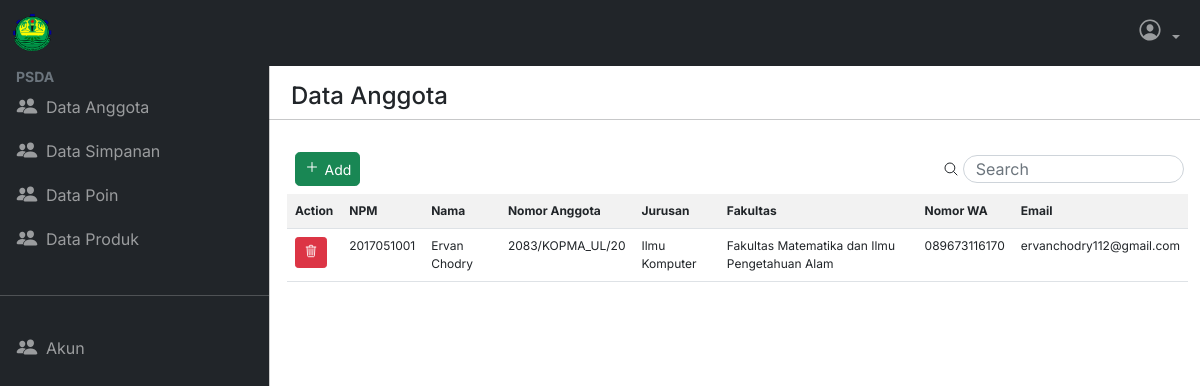
Page /index.php (signed in) on the committed database.
### tables this page shows
CREATE TABLE `anggota` (
  `npm` varchar(10) NOT NULL,
  `nama` varchar(50) NOT NULL,
  `nomor_handphone` varchar(15) NOT NULL,
  `nomor_anggota` varchar(26) NOT NULL,
  `email` varchar(100) NOT NULL,
  `id_jurusan` int(2) NOT NULL
);

CREATE TABLE `jurusan` (
  `id_jurusan` int(2) NOT NULL,
  `nama_jurusan` varchar(50) NOT NULL,
  `id_fakultas` int(2) NOT NULL
);

CREATE TABLE `fakultas` (
  `id_fakultas` int(2) NOT NULL,
  `nama_fakultas` varchar(50) NOT NULL,
  `singkatan` varchar(20) NOT NULL
);

### include/functions.php (called while the page is built, shortened)
<?php
require 'config.php';
$conn = mysqli_connect($server, $user, $pass, $db);
function query($query)
{
    global $conn;
    $result = mysqli_query($conn, $query);
    $data = [];
    while ($row = mysqli_fetch_array($result)) {
        $data[] = $row;
    }
    return $data;
}

### data_anggota.php (the view)
<?php
$query = "SELECT a.npm as npm, a.nama as nama, a.nomor_handphone as nomor,
        a.nomor_anggota, a.email as email, b.nama_jurusan, c.nama_fakultas
        FROM anggota a, jurusan b, fakultas c
        WHERE a.id_jurusan = b.id_jurusan AND b.id_fakultas = c.id_fakultas;";
$data = query($query);
?>
<div class="container p-0">
    <div class="row pt-3 mb-3">
        <div class="col">
            <h4 class="ps-3">Data Anggota</h4>
        </div>
        <hr>
    </div>
    <div class="row mx-2 mb-2">
        <div class="col d-flex justify-content-between">
            <div class="col d-flex align-items-center">
                <a class="btn btn-success btn-sm text-white align-items-center me-2 rounded-3" href="tambah_data.php">
                    <span class="fs-6 align-middle">
                        <ion-icon name="add-outline"></ion-icon>
                    </span>
                    <span class="align-middle">Add</span>
                </a>
                <ion-icon name="search-outline" class="ms-auto"></ion-icon>
                <form class="form w-25">
                    <input type="search" class="form-control d-flex rounded-pill ms-1" style="height: 28px;" placeholder="Search" aria-label="Search" id="fieldSearch" autocomplete="off">
                </form>
            </div>
        </div>
    </div>
    <div class="container overflow-scroll">
        <table class="table table-striped table-responsive tabel-data" style="font-size: 12px;" id="tableData">
            <tr>
                <?php if ($_SESSION['role'] == 3) { ?>
                    <th scope="col">Action</th>
                <?php } ?>
                <th scope="col">NPM</th>
                <th scope="col">Nama</th>
                <th scope="col">Nomor Anggota</th>
                <th scope="col">Jurusan</th>
                <th scope="col">Fakultas</th>
                <th scope="col">Nomor WA</th>
                <th scope="col">Email</th>
            </tr>
            <?php foreach ($data as $d) { ?>
                <tr id="<?= $d['npm'] ?>">
                    <?php if ($_SESSION['role'] == 3) { ?>
                        <td>
                            <a href="hapus.php?npm=<?= $d['npm'] ?>" type="button" onclick="return confirm('Apakah ingin menghapus') " class="btn btn-danger btn-sm">
                                <ion-icon name="trash-outline"></ion-icon>
                            </a>
                        </td>
                    <?php } ?>
                    <td><?= $d['npm'] ?></td>
                    <td><?= $d['nama'] ?></td>
                    <td><?= $d['nomor_anggota'] ?></td>
                    <td><?= $d['nama_jurusan'] ?></td>
                    <td><?= $d['nama_fakultas'] ?></td>
                    <td><?= $d['nomor'] ?></td>
                    <td><?= $d['email'] ?></td>
                </tr>
            <?php } ?>
        </table>
    </div>
</div>

### asset/css/style.css (style rules this page uses)
body, button { font-family: "Inter", sans-serif; }
.tabel-data { width: fit-content; }
td, th { width: max-content; }
:root { --offcanvas-width: 270px; --topNavbarHeight: 66px; }
@media (min-width:992px) { body { overflow: auto !important; } }

### rows in the picture
anggota: npm "2017051001", nama "Ervan Chodry", nomor_anggota "2083/KOPMA_UL/20", id_jurusan.nama_jurusan "Ilmu Komputer", fakultas.nama_fakultas "Fakultas Matematika dan Ilmu Pengetahuan Alam", nomor_handphone "089673116170", email "ervanchodry112@gmail.com"
